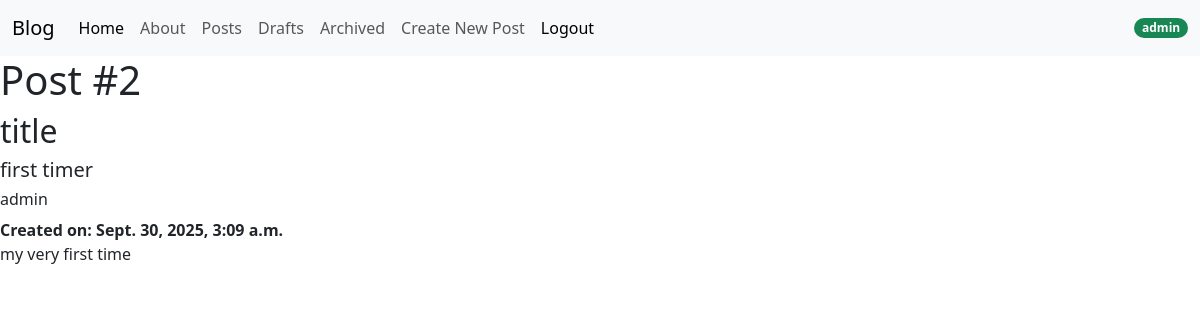
Page /post/2/ (signed in) on the committed database.
### post/models.py (models this page shows, shortened)
class Post(models.Model):
    title = models.CharField(max_length=200)
    subtitle = models.CharField(max_length=256, blank=True, null=True)
    body = models.TextField()
    author = models.ForeignKey(
        get_user_model(),
        on_delete=models.CASCADE
    )
    created_on = models.DateTimeField(auto_now_add=True)
    status = models.ForeignKey(
        Status,
        on_delete=models.CASCADE,
    )

### post/views.py (the view)
# urls.py: path("<int:pk>/", PostDetailView.as_view(), name="post_detail"),
class PostDetailView(LoginRequiredMixin, DetailView):
  template_name = "post/detail.html"
  model = Post
  context_object_name = "detail"

### templates/post/detail.html (shortened to what this page needs)
{% extends 'base.html' %}
{% block content %}
    <h1>Post #{{detail.id}}</h1>
    <h2>{{detail.title}}</h2>
    <h5>{{detail.subtitle}}</h5>
    <h6>{{detail.author}}</h6>
    <strong>Created on: {{detail.created_on}}</strong>
    <p>{{detail.body}}</p>
{% endblock %}

### templates/navbar.html (shortened to what this page needs)
<nav class="navbar navbar-expand-lg bg-body-tertiary">
  <div class="container-fluid">
    <a class="navbar-brand" href="{% url 'home'%}">Blog</a>
    <div class="collapse navbar-collapse" id="navbarNav">
      <ul class="navbar-nav me-auto mb-lg-0">
        <li class="nav-item">
          <a class="nav-link active" aria-current="page" href="{% url 'home' %}">Home</a>
        </li>
        <li class="nav-item">
          <a class="nav-link" href="{% url 'about' %}">About</a>
        </li>
        <li class="nav-item">
          <a class="nav-link" href="{% url 'list' %}">Posts</a>
        </li>
        {% if user.is_authenticated %}
        <li class="nav-item">
          <a class="nav-link" href="{% url 'draft_list' %}">Drafts</a>
        </li>
        <li class="nav-item">
          <a class="nav-link" href="{% url 'archived_list' %}">Archived</a>
        </li>
        <li class="nav-item">
          <a class="nav-link" href="{% url 'new' %}">Create New Post</a>
        </li>
        <li class="nav-item">
          <form method="post" action="{% url 'logout' %}">
            <input type="submit" value="Logout" class="nav-link active">
          </form>
        </li>
        {% endif %}
      </ul>
      {% if user.is_authenticated %}
      <div class="d-flex">
        <span class="badge rounded-pill text-bg-success">{{user}}</span>
      </div>
      {% endif %}
    </div>
  </div>
</nav>

### rows in the picture
Post: id "2", title "title", subtitle "first timer", author "admin", created_on "Sept. 30, 2025, 3:09 a.m.", body "my very first time"

### other values in the picture
{{ user }} "admin"
